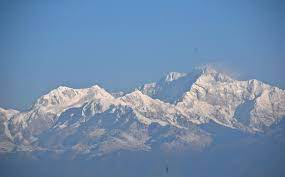
#> input picture CV/Week6/resources/pan1.jpg, 285 x 177 px, found by its file name
$ python prog_Match.py
#> lines starting #> are read from the running program, lines starting #| are printed output that depends on the picture
import numpy as np
import cv2

query_img = cv2.imread('resources\\pan1.jpg')
#> query_img is the input picture: shape (177, 285, 3); mean B, G, R 171.4, 139.9, 113.4
train_img = cv2.imread('resources\\pan2.jpg')
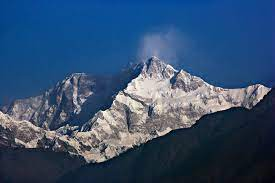
#> input picture CV/Week6/resources/pan2.jpg, 275 x 183 px, found by its file name
#> train_img is the input picture: shape (183, 275, 3); mean B, G, R 111.7, 79.4, 52.9

query_img = cv2.resize(query_img, dsize=(200,200))
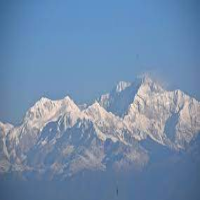
#> query_img: shape (200, 200, 3); mean B, G, R 171.3, 139.8, 113.3
train_img = cv2.resize(train_img, dsize=(200,200))
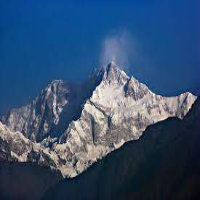
#> train_img: shape (200, 200, 3); mean B, G, R 111.6, 79.3, 52.8

query_img_bw = cv2.cvtColor(query_img, cv2.COLOR_BGR2GRAY)
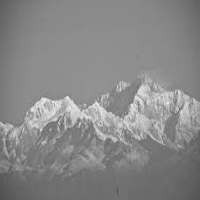
#> query_img_bw: shape (200, 200); min 74, max 250, mean 135.5
train_img_bw = cv2.cvtColor(train_img, cv2.COLOR_BGR2GRAY)
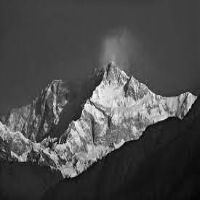
#> train_img_bw: shape (200, 200); min 2, max 252, mean 75.1

orb = cv2.ORB_create()
queryKeypoints, queryDescriptors = orb.detectAndCompute(query_img_bw, None)
#> queryKeypoints = 347 keypoints; strongest (x, y, size): (67, 97, 31), (137, 95, 31), (55, 120, 31), (96, 102, 31)
trainKeypoints, trainDescriptors = orb.detectAndCompute(train_img_bw, None)
#> trainKeypoints = 389 keypoints; strongest (x, y, size): (116, 146, 31), (75, 122, 31), (91, 99, 31), (91, 98, 37.2)

matcher = cv2.BFMatcher()
matches = matcher.match(queryDescriptors, trainDescriptors)
#> matches = 347 matches

final_img = cv2.drawMatches(query_img, queryKeypoints,train_img, trainKeypoints, matches[:20], None)
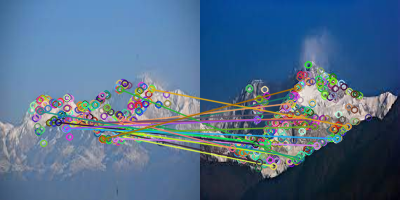
#> final_img: shape (200, 400, 3); mean B, G, R 136.8, 108.4, 81.2
final_img = cv2.resize(final_img, (1000, 650))
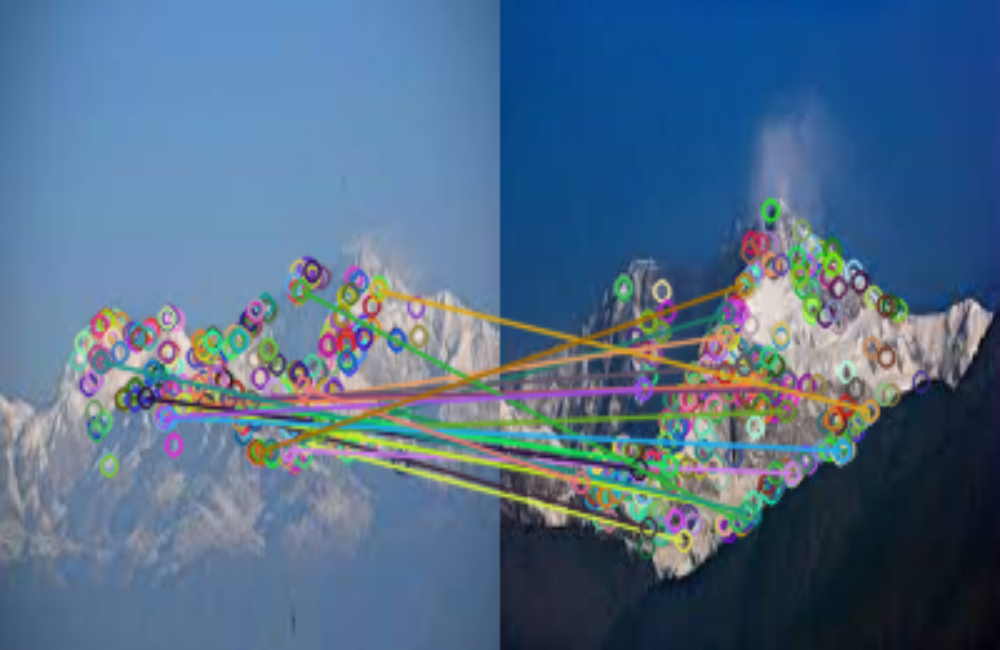
#> final_img: shape (650, 1000, 3); mean B, G, R 136.8, 108.3, 81.1

cv2.imshow("Matches", final_img)
cv2.waitKey(0)
cv2.destroyAllWindows()
